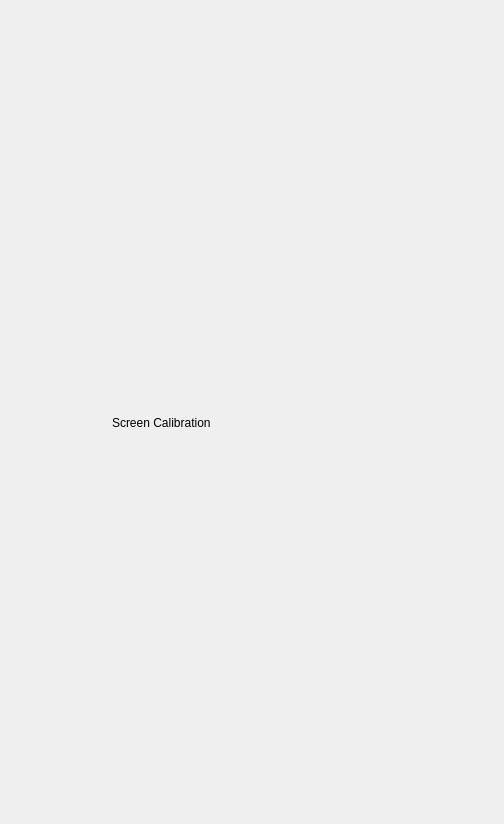
<?xml version="1.0" encoding="UTF-8"?>
<ui version="4.0">
 <class>MainWindow</class>
 <widget class="QMainWindow" name="MainWindow">
  <property name="geometry">
   <rect>
    <x>0</x>
    <y>0</y>
    <width>504</width>
    <height>824</height>
   </rect>
  </property>
  <property name="windowTitle">
   <string>MainWindow</string>
  </property>
  <widget class="QWidget" name="centralwidget">
   <layout class="QHBoxLayout" name="horizontalLayout">
    <item>
     <widget class="QStackedWidget" name="stackedWidget">
      <property name="enabled">
       <bool>true</bool>
      </property>
      <property name="minimumSize">
       <size>
        <width>480</width>
        <height>800</height>
       </size>
      </property>
      <property name="maximumSize">
       <size>
        <width>480</width>
        <height>800</height>
       </size>
      </property>
      <property name="currentIndex">
       <number>5</number>
      </property>
      <widget class="QWidget" name="page">
       <widget class="QPushButton" name="penMed">
        <property name="geometry">
         <rect>
          <x>120</x>
          <y>0</y>
          <width>50</width>
          <height>50</height>
         </rect>
        </property>
        <property name="icon">
         <iconset resource="icons.qrc">
          <normaloff>:/icons/brush2.svg</normaloff>:/icons/brush2.svg</iconset>
        </property>
        <property name="iconSize">
         <size>
          <width>40</width>
          <height>40</height>
         </size>
        </property>
       </widget>
       <widget class="QPushButton" name="BT_TX">
        <property name="geometry">
         <rect>
          <x>410</x>
          <y>730</y>
          <width>50</width>
          <height>50</height>
         </rect>
        </property>
        <property name="icon">
         <iconset resource="icons.qrc">
          <normaloff>:/icons/BT_TX.svg</normaloff>:/icons/BT_TX.svg</iconset>
        </property>
        <property name="iconSize">
         <size>
          <width>40</width>
          <height>40</height>
         </size>
        </property>
       </widget>
       <widget class="QPushButton" name="Settings">
        <property name="geometry">
         <rect>
          <x>10</x>
          <y>730</y>
          <width>50</width>
          <height>50</height>
         </rect>
        </property>
        <property name="icon">
         <iconset resource="icons.qrc">
          <normaloff>:/icons/settings.svg</normaloff>:/icons/settings.svg</iconset>
        </property>
        <property name="iconSize">
         <size>
          <width>40</width>
          <height>40</height>
         </size>
        </property>
       </widget>
       <widget class="QPushButton" name="Save">
        <property name="geometry">
         <rect>
          <x>350</x>
          <y>0</y>
          <width>50</width>
          <height>50</height>
         </rect>
        </property>
        <property name="icon">
         <iconset resource="icons.qrc">
          <normaloff>:/icons/save.svg</normaloff>:/icons/save.svg</iconset>
        </property>
        <property name="iconSize">
         <size>
          <width>40</width>
          <height>40</height>
         </size>
        </property>
       </widget>
       <widget class="QPushButton" name="penLow">
        <property name="geometry">
         <rect>
          <x>60</x>
          <y>0</y>
          <width>50</width>
          <height>50</height>
         </rect>
        </property>
        <property name="text">
         <string/>
        </property>
        <property name="icon">
         <iconset resource="icons.qrc">
          <normaloff>:/icons/brush1.svg</normaloff>:/icons/brush1.svg</iconset>
        </property>
        <property name="iconSize">
         <size>
          <width>40</width>
          <height>40</height>
         </size>
        </property>
       </widget>
       <widget class="QPdfView" name="pdfViewWidget" native="true">
        <property name="geometry">
         <rect>
          <x>-10</x>
          <y>110</y>
          <width>480</width>
          <height>600</height>
         </rect>
        </property>
        <property name="minimumSize">
         <size>
          <width>480</width>
          <height>600</height>
         </size>
        </property>
        <property name="maximumSize">
         <size>
          <width>480</width>
          <height>600</height>
         </size>
        </property>
       </widget>
       <widget class="QPushButton" name="penNone">
        <property name="geometry">
         <rect>
          <x>0</x>
          <y>0</y>
          <width>50</width>
          <height>50</height>
         </rect>
        </property>
        <property name="text">
         <string/>
        </property>
        <property name="icon">
         <iconset resource="icons.qrc">
          <normaloff>:/icons/none.svg</normaloff>:/icons/none.svg</iconset>
        </property>
        <property name="iconSize">
         <size>
          <width>40</width>
          <height>40</height>
         </size>
        </property>
       </widget>
       <widget class="QPushButton" name="penHigh">
        <property name="geometry">
         <rect>
          <x>180</x>
          <y>0</y>
          <width>50</width>
          <height>50</height>
         </rect>
        </property>
        <property name="icon">
         <iconset resource="icons.qrc">
          <normaloff>:/icons/brush3.svg</normaloff>:/icons/brush3.svg</iconset>
        </property>
        <property name="iconSize">
         <size>
          <width>40</width>
          <height>40</height>
         </size>
        </property>
       </widget>
       <widget class="QPushButton" name="pageRight">
        <property name="geometry">
         <rect>
          <x>240</x>
          <y>730</y>
          <width>50</width>
          <height>50</height>
         </rect>
        </property>
        <property name="icon">
         <iconset resource="icons.qrc">
          <normaloff>:/icons/arrow_right.svg</normaloff>:/icons/arrow_right.svg</iconset>
        </property>
        <property name="iconSize">
         <size>
          <width>40</width>
          <height>40</height>
         </size>
        </property>
       </widget>
       <widget class="QPushButton" name="Save_As">
        <property name="geometry">
         <rect>
          <x>410</x>
          <y>0</y>
          <width>50</width>
          <height>50</height>
         </rect>
        </property>
        <property name="text">
         <string/>
        </property>
        <property name="icon">
         <iconset resource="icons.qrc">
          <normaloff>:/icons/save_as.svg</normaloff>:/icons/save_as.svg</iconset>
        </property>
        <property name="iconSize">
         <size>
          <width>40</width>
          <height>40</height>
         </size>
        </property>
       </widget>
       <widget class="QPushButton" name="Open">
        <property name="geometry">
         <rect>
          <x>350</x>
          <y>50</y>
          <width>50</width>
          <height>50</height>
         </rect>
        </property>
        <property name="icon">
         <iconset resource="icons.qrc">
          <normaloff>:/icons/folder.svg</normaloff>:/icons/folder.svg</iconset>
        </property>
        <property name="iconSize">
         <size>
          <width>40</width>
          <height>40</height>
         </size>
        </property>
       </widget>
       <widget class="QPushButton" name="BT_RX">
        <property name="geometry">
         <rect>
          <x>350</x>
          <y>730</y>
          <width>50</width>
          <height>50</height>
         </rect>
        </property>
        <property name="icon">
         <iconset resource="icons.qrc">
          <normaloff>:/icons/BT_RX.svg</normaloff>:/icons/BT_RX.svg</iconset>
        </property>
        <property name="iconSize">
         <size>
          <width>40</width>
          <height>40</height>
         </size>
        </property>
       </widget>
       <widget class="QPushButton" name="pageLeft">
        <property name="geometry">
         <rect>
          <x>170</x>
          <y>730</y>
          <width>50</width>
          <height>50</height>
         </rect>
        </property>
        <property name="icon">
         <iconset resource="icons.qrc">
          <normaloff>:/icons/arrow_left.svg</normaloff>:/icons/arrow_left.svg</iconset>
        </property>
        <property name="iconSize">
         <size>
          <width>40</width>
          <height>40</height>
         </size>
        </property>
       </widget>
       <widget class="QPushButton" name="Undo">
        <property name="geometry">
         <rect>
          <x>60</x>
          <y>50</y>
          <width>50</width>
          <height>50</height>
         </rect>
        </property>
        <property name="icon">
         <iconset resource="icons.qrc">
          <normaloff>:/icons/undo.svg</normaloff>:/icons/undo.svg</iconset>
        </property>
        <property name="iconSize">
         <size>
          <width>40</width>
          <height>40</height>
         </size>
        </property>
       </widget>
       <widget class="QPushButton" name="Redo">
        <property name="geometry">
         <rect>
          <x>120</x>
          <y>50</y>
          <width>50</width>
          <height>50</height>
         </rect>
        </property>
        <property name="icon">
         <iconset resource="icons.qrc">
          <normaloff>:/icons/redo.svg</normaloff>:/icons/redo.svg</iconset>
        </property>
        <property name="iconSize">
         <size>
          <width>40</width>
          <height>40</height>
         </size>
        </property>
       </widget>
       <widget class="QPushButton" name="New_File">
        <property name="geometry">
         <rect>
          <x>410</x>
          <y>50</y>
          <width>50</width>
          <height>50</height>
         </rect>
        </property>
        <property name="icon">
         <iconset resource="icons.qrc">
          <normaloff>:/icons/new_file.svg</normaloff>:/icons/new_file.svg</iconset>
        </property>
        <property name="iconSize">
         <size>
          <width>40</width>
          <height>40</height>
         </size>
        </property>
       </widget>
      </widget>
      <widget class="QWidget" name="page_2">
       <property name="minimumSize">
        <size>
         <width>480</width>
         <height>800</height>
        </size>
       </property>
       <property name="maximumSize">
        <size>
         <width>480</width>
         <height>800</height>
        </size>
       </property>
       <widget class="QPushButton" name="Keyboard_Q">
        <property name="geometry">
         <rect>
          <x>0</x>
          <y>350</y>
          <width>48</width>
          <height>48</height>
         </rect>
        </property>
        <property name="text">
         <string>Q</string>
        </property>
       </widget>
       <widget class="QPushButton" name="Keyboard_W">
        <property name="geometry">
         <rect>
          <x>48</x>
          <y>350</y>
          <width>48</width>
          <height>48</height>
         </rect>
        </property>
        <property name="text">
         <string>W</string>
        </property>
       </widget>
       <widget class="QPushButton" name="Keyboard_E">
        <property name="geometry">
         <rect>
          <x>96</x>
          <y>350</y>
          <width>48</width>
          <height>48</height>
         </rect>
        </property>
        <property name="text">
         <string>E</string>
        </property>
       </widget>
       <widget class="QPushButton" name="Keyboard_R">
        <property name="geometry">
         <rect>
          <x>144</x>
          <y>350</y>
          <width>48</width>
          <height>48</height>
         </rect>
        </property>
        <property name="text">
         <string>R</string>
        </property>
       </widget>
       <widget class="QPushButton" name="Keyboard_T">
        <property name="geometry">
         <rect>
          <x>192</x>
          <y>350</y>
          <width>48</width>
          <height>48</height>
         </rect>
        </property>
        <property name="text">
         <string>T</string>
        </property>
       </widget>
       <widget class="QPushButton" name="Keyboard_Y">
        <property name="geometry">
         <rect>
          <x>240</x>
          <y>350</y>
          <width>48</width>
          <height>48</height>
         </rect>
        </property>
        <property name="text">
         <string>Y</string>
        </property>
       </widget>
       <widget class="QPushButton" name="Keyboard_U">
        <property name="geometry">
         <rect>
          <x>288</x>
          <y>350</y>
          <width>48</width>
          <height>48</height>
         </rect>
        </property>
        <property name="text">
         <string>U</string>
        </property>
       </widget>
       <widget class="QPushButton" name="Keyboard_I">
        <property name="geometry">
         <rect>
          <x>336</x>
          <y>350</y>
          <width>48</width>
          <height>48</height>
         </rect>
        </property>
        <property name="text">
         <string>I</string>
        </property>
       </widget>
       <widget class="QPushButton" name="Keyboard_O">
        <property name="geometry">
         <rect>
          <x>384</x>
          <y>350</y>
          <width>48</width>
          <height>48</height>
         </rect>
        </property>
        <property name="text">
         <string>O</string>
        </property>
       </widget>
       <widget class="QPushButton" name="Keyboard_P">
        <property name="geometry">
         <rect>
          <x>432</x>
          <y>350</y>
          <width>48</width>
          <height>48</height>
         </rect>
        </property>
        <property name="text">
         <string>P</string>
        </property>
       </widget>
       <widget class="QPushButton" name="Keyboard_A">
        <property name="geometry">
         <rect>
          <x>10</x>
          <y>390</y>
          <width>48</width>
          <height>48</height>
         </rect>
        </property>
        <property name="text">
         <string>A</string>
        </property>
       </widget>
       <widget class="QPushButton" name="Keyboard_S">
        <property name="geometry">
         <rect>
          <x>60</x>
          <y>390</y>
          <width>48</width>
          <height>48</height>
         </rect>
        </property>
        <property name="text">
         <string>S</string>
        </property>
       </widget>
       <widget class="QPushButton" name="Keyboard_D">
        <property name="geometry">
         <rect>
          <x>110</x>
          <y>390</y>
          <width>48</width>
          <height>48</height>
         </rect>
        </property>
        <property name="text">
         <string>D</string>
        </property>
       </widget>
       <widget class="QPushButton" name="Keyboard_F">
        <property name="geometry">
         <rect>
          <x>160</x>
          <y>390</y>
          <width>48</width>
          <height>48</height>
         </rect>
        </property>
        <property name="text">
         <string>F</string>
        </property>
       </widget>
       <widget class="QPushButton" name="Keyboard_G">
        <property name="geometry">
         <rect>
          <x>210</x>
          <y>390</y>
          <width>48</width>
          <height>48</height>
         </rect>
        </property>
        <property name="text">
         <string>G</string>
        </property>
       </widget>
       <widget class="QPushButton" name="Keyboard_H">
        <property name="geometry">
         <rect>
          <x>260</x>
          <y>390</y>
          <width>48</width>
          <height>48</height>
         </rect>
        </property>
        <property name="text">
         <string>H</string>
        </property>
       </widget>
       <widget class="QPushButton" name="Keyboard_J">
        <property name="geometry">
         <rect>
          <x>310</x>
          <y>390</y>
          <width>48</width>
          <height>48</height>
         </rect>
        </property>
        <property name="text">
         <string>J</string>
        </property>
       </widget>
       <widget class="QPushButton" name="Keyboard_K">
        <property name="geometry">
         <rect>
          <x>360</x>
          <y>390</y>
          <width>48</width>
          <height>48</height>
         </rect>
        </property>
        <property name="text">
         <string>K</string>
        </property>
       </widget>
       <widget class="QPushButton" name="Keyboard_L">
        <property name="geometry">
         <rect>
          <x>410</x>
          <y>390</y>
          <width>48</width>
          <height>48</height>
         </rect>
        </property>
        <property name="text">
         <string>L</string>
        </property>
       </widget>
       <widget class="QPushButton" name="Keyboard_Z">
        <property name="geometry">
         <rect>
          <x>30</x>
          <y>430</y>
          <width>48</width>
          <height>48</height>
         </rect>
        </property>
        <property name="text">
         <string>Z</string>
        </property>
       </widget>
       <widget class="QPushButton" name="Keyboard_X">
        <property name="geometry">
         <rect>
          <x>80</x>
          <y>430</y>
          <width>48</width>
          <height>48</height>
         </rect>
        </property>
        <property name="text">
         <string>X</string>
        </property>
       </widget>
       <widget class="QPushButton" name="Keyboard_C">
        <property name="geometry">
         <rect>
          <x>130</x>
          <y>430</y>
          <width>48</width>
          <height>48</height>
         </rect>
        </property>
        <property name="text">
         <string>C</string>
        </property>
       </widget>
       <widget class="QPushButton" name="Keyboard_V">
        <property name="geometry">
         <rect>
          <x>180</x>
          <y>430</y>
          <width>48</width>
          <height>48</height>
         </rect>
        </property>
        <property name="text">
         <string>V</string>
        </property>
       </widget>
       <widget class="QPushButton" name="Keyboard_B">
        <property name="geometry">
         <rect>
          <x>230</x>
          <y>430</y>
          <width>48</width>
          <height>48</height>
         </rect>
        </property>
        <property name="text">
         <string>B</string>
        </property>
       </widget>
       <widget class="QPushButton" name="Keyboard_N">
        <property name="geometry">
         <rect>
          <x>280</x>
          <y>430</y>
          <width>48</width>
          <height>48</height>
         </rect>
        </property>
        <property name="text">
         <string>N</string>
        </property>
       </widget>
       <widget class="QPushButton" name="Keyboard_M">
        <property name="geometry">
         <rect>
          <x>330</x>
          <y>430</y>
          <width>48</width>
          <height>48</height>
         </rect>
        </property>
        <property name="text">
         <string>M</string>
        </property>
       </widget>
       <widget class="QPushButton" name="Keyboard_Dash">
        <property name="geometry">
         <rect>
          <x>180</x>
          <y>490</y>
          <width>48</width>
          <height>48</height>
         </rect>
        </property>
        <property name="text">
         <string>-</string>
        </property>
       </widget>
       <widget class="QPushButton" name="Keyboard_5">
        <property name="geometry">
         <rect>
          <x>192</x>
          <y>310</y>
          <width>48</width>
          <height>48</height>
         </rect>
        </property>
        <property name="text">
         <string>5</string>
        </property>
       </widget>
       <widget class="QPushButton" name="Keyboard_1">
        <property name="geometry">
         <rect>
          <x>0</x>
          <y>310</y>
          <width>48</width>
          <height>48</height>
         </rect>
        </property>
        <property name="text">
         <string>1</string>
        </property>
       </widget>
       <widget class="QPushButton" name="Keyboard_8">
        <property name="geometry">
         <rect>
          <x>336</x>
          <y>310</y>
          <width>48</width>
          <height>48</height>
         </rect>
        </property>
        <property name="text">
         <string>8</string>
        </property>
       </widget>
       <widget class="QPushButton" name="Keyboard_7">
        <property name="geometry">
         <rect>
          <x>288</x>
          <y>310</y>
          <width>48</width>
          <height>48</height>
         </rect>
        </property>
        <property name="text">
         <string>7</string>
        </property>
       </widget>
       <widget class="QPushButton" name="Keyboard_0">
        <property name="geometry">
         <rect>
          <x>432</x>
          <y>310</y>
          <width>48</width>
          <height>48</height>
         </rect>
        </property>
        <property name="text">
         <string>0</string>
        </property>
       </widget>
       <widget class="QPushButton" name="Keyboard_4">
        <property name="geometry">
         <rect>
          <x>144</x>
          <y>310</y>
          <width>48</width>
          <height>48</height>
         </rect>
        </property>
        <property name="text">
         <string>4</string>
        </property>
       </widget>
       <widget class="QPushButton" name="Keyboard_6">
        <property name="geometry">
         <rect>
          <x>240</x>
          <y>310</y>
          <width>48</width>
          <height>48</height>
         </rect>
        </property>
        <property name="text">
         <string>6</string>
        </property>
       </widget>
       <widget class="QPushButton" name="Keyboard_3">
        <property name="geometry">
         <rect>
          <x>96</x>
          <y>310</y>
          <width>48</width>
          <height>48</height>
         </rect>
        </property>
        <property name="text">
         <string>3</string>
        </property>
       </widget>
       <widget class="QPushButton" name="Keyboard_2">
        <property name="geometry">
         <rect>
          <x>48</x>
          <y>310</y>
          <width>48</width>
          <height>48</height>
         </rect>
        </property>
        <property name="text">
         <string>2</string>
        </property>
       </widget>
       <widget class="QPushButton" name="Keyboard_9">
        <property name="geometry">
         <rect>
          <x>384</x>
          <y>310</y>
          <width>48</width>
          <height>48</height>
         </rect>
        </property>
        <property name="text">
         <string>9</string>
        </property>
       </widget>
       <widget class="QPushButton" name="Keyboard_Underscore">
        <property name="geometry">
         <rect>
          <x>230</x>
          <y>490</y>
          <width>48</width>
          <height>48</height>
         </rect>
        </property>
        <property name="text">
         <string>_</string>
        </property>
       </widget>
       <widget class="QPushButton" name="Keyboard_Backspace">
        <property name="geometry">
         <rect>
          <x>350</x>
          <y>490</y>
          <width>91</width>
          <height>48</height>
         </rect>
        </property>
        <property name="text">
         <string>Back</string>
        </property>
       </widget>
       <widget class="QTextEdit" name="textEdit">
        <property name="geometry">
         <rect>
          <x>10</x>
          <y>120</y>
          <width>441</width>
          <height>71</height>
         </rect>
        </property>
       </widget>
       <widget class="QPushButton" name="Save_Confirm">
        <property name="geometry">
         <rect>
          <x>290</x>
          <y>590</y>
          <width>91</width>
          <height>48</height>
         </rect>
        </property>
        <property name="text">
         <string>Save</string>
        </property>
       </widget>
       <widget class="QPushButton" name="Cancel">
        <property name="geometry">
         <rect>
          <x>60</x>
          <y>590</y>
          <width>121</width>
          <height>48</height>
         </rect>
        </property>
        <property name="text">
         <string>Cancel</string>
        </property>
       </widget>
       <widget class="QLabel" name="label">
        <property name="geometry">
         <rect>
          <x>10</x>
          <y>70</y>
          <width>181</width>
          <height>51</height>
         </rect>
        </property>
        <property name="text">
         <string>Save File As:</string>
        </property>
       </widget>
      </widget>
      <widget class="QWidget" name="page_3">
       <widget class="QListWidget" name="listWidget">
        <property name="geometry">
         <rect>
          <x>20</x>
          <y>90</y>
          <width>441</width>
          <height>641</height>
         </rect>
        </property>
       </widget>
       <widget class="QLabel" name="label_2">
        <property name="geometry">
         <rect>
          <x>20</x>
          <y>20</y>
          <width>181</width>
          <height>51</height>
         </rect>
        </property>
        <property name="text">
         <string>Open File:</string>
        </property>
       </widget>
       <widget class="QPushButton" name="Cancel_2">
        <property name="geometry">
         <rect>
          <x>20</x>
          <y>740</y>
          <width>121</width>
          <height>48</height>
         </rect>
        </property>
        <property name="text">
         <string>Cancel</string>
        </property>
       </widget>
      </widget>
      <widget class="QWidget" name="page_4">
       <widget class="QLabel" name="label_3">
        <property name="geometry">
         <rect>
          <x>190</x>
          <y>10</y>
          <width>181</width>
          <height>81</height>
         </rect>
        </property>
        <property name="text">
         <string>Settings</string>
        </property>
       </widget>
       <widget class="QPushButton" name="Settings_Back">
        <property name="geometry">
         <rect>
          <x>10</x>
          <y>750</y>
          <width>121</width>
          <height>48</height>
         </rect>
        </property>
        <property name="text">
         <string>Back</string>
        </property>
       </widget>
       <widget class="QPushButton" name="Settings_To_Calibrate">
        <property name="geometry">
         <rect>
          <x>20</x>
          <y>100</y>
          <width>421</width>
          <height>51</height>
         </rect>
        </property>
        <property name="text">
         <string>Calibrate Screen</string>
        </property>
       </widget>
       <widget class="QPushButton" name="Settings_To_BT">
        <property name="geometry">
         <rect>
          <x>20</x>
          <y>160</y>
          <width>421</width>
          <height>51</height>
         </rect>
        </property>
        <property name="text">
         <string>Connect Bluetooth</string>
        </property>
       </widget>
      </widget>
      <widget class="QWidget" name="page_5">
       <widget class="QPushButton" name="Bluetooth_Back">
        <property name="geometry">
         <rect>
          <x>10</x>
          <y>740</y>
          <width>121</width>
          <height>48</height>
         </rect>
        </property>
        <property name="text">
         <string>Back</string>
        </property>
       </widget>
       <widget class="QLabel" name="label_5">
        <property name="geometry">
         <rect>
          <x>20</x>
          <y>20</y>
          <width>441</width>
          <height>311</height>
         </rect>
        </property>
        <property name="text">
         <string>Bluetooth is enabled...
Open Bluetooth settings
on external device.
Pair to device with name 
&quot;DS E-Ink Tablet&quot;</string>
        </property>
       </widget>
      </widget>
      <widget class="QWidget" name="page_6">
       <widget class="QLabel" name="label_4">
        <property name="geometry">
         <rect>
          <x>100</x>
          <y>380</y>
          <width>321</width>
          <height>61</height>
         </rect>
        </property>
        <property name="text">
         <string>Screen Calibration</string>
        </property>
       </widget>
      </widget>
     </widget>
    </item>
   </layout>
  </widget>
 </widget>
 <customwidgets>
  <customwidget>
   <class>QPdfView</class>
   <extends>QWidget</extends>
   <header location="global">QPdfView</header>
   <container>1</container>
  </customwidget>
 </customwidgets>
 <resources>
  <include location="icons.qrc"/>
 </resources>
 <connections/>
</ui>
